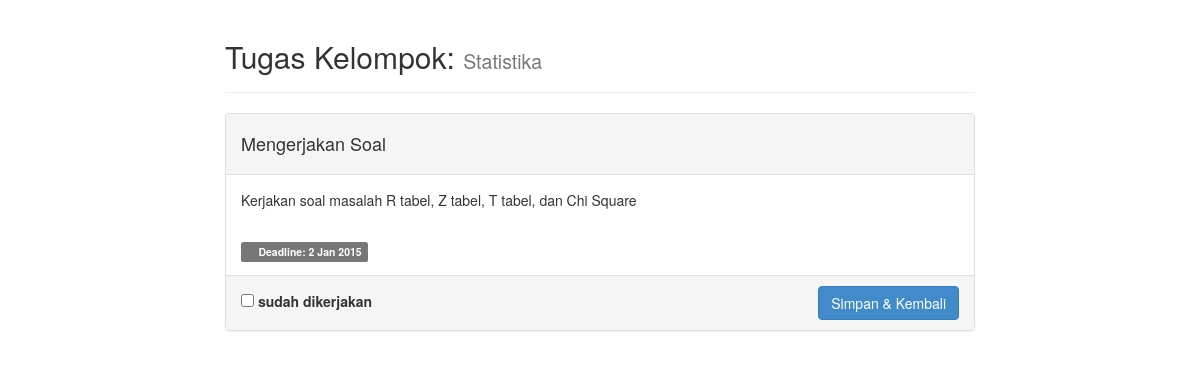
Screenshot of /detail.php?id=6 with the database file from the repository.
### tables this page shows
CREATE TABLE IF NOT EXISTS `tugas` (
`id` int(5) NOT NULL,
  `matakul` varchar(32) DEFAULT NULL,
  `judul` varchar(64) DEFAULT NULL,
  `deskripsi` text,
  `jenis` int(2) DEFAULT '1' COMMENT '1 = individu, 2 = kelompok',
  `deadline` date DEFAULT NULL,
  `selesai` int(2) DEFAULT '0' COMMENT '0 = belum selesai, 1 = selesai'
);

### detail.php (the view, shortened to what this page needs)
<?php
	if(isSet($_GET['id'])){
		$sql = mysqli_query($koneksi, "SELECT * FROM tugas WHERE id='".$_GET['id']."';");
		$tugas = mysqli_fetch_array($sql);
		($tugas['jenis'] == 1) ? $jenis = "Individu" :	$jenis = "Kelompok";
?>
<!DOCTYPE html>
<html lang="id">
<head>
	<link href='aset/css/bootstrap.css' rel='stylesheet' type='text/css' />
</head>
<body>
<div class="container">
	<div class="row">
		<div class="col-md-8">
			<div class="page-header"><h2>Tugas <?php echo $jenis ?>: <small><?php echo $tugas['matakul']; ?></small></h2></div>
			<div class="panel panel-default">
  				<div class="panel-heading"><h4><?php echo $tugas['judul']; ?></h4></div>
  				<div class="panel-body">
   				 <?php echo $tugas['deskripsi']; ?>
  				</div>
  				<div class="panel-body">
  				<b class="label label-default"><span class="glyphicon glyphicon-time"></span> Deadline: <?php echo date("j M Y", strtotime($tugas['deadline'])); ?></b>
  				</div>
  				<div class="panel-footer">
  					<form action="" method="POST">
  					<table width="100%">
  						<tr>
  							<td>
  								<?php if($tugas['selesai'] == 1){ ?>
  									<label><input type="checkbox" name="status" value="1" checked="checked"/> sudah dikerjakan</label>
  								<?php } else { ?>
  									<label><input type="checkbox" name="status" value="1"/> sudah dikerjakan</label>
  								<?php } ?>
  							</td>
  							<td style="text-align:right"><input type="submit" class="btn btn-primary" value="Simpan & Kembali" name="update" title="Simpan perubahan status tugas dan kembali ke manu utama"/></td>
  						</tr>
  					</table>
  					</form>
  				</div>
			</div>
		</div>
	</div>
</div>
</body>
</html>
<?php }
?>

### rows the page displays
tugas: matakul "Statistika", judul "Mengerjakan Soal", deskripsi "Kerjakan soal masalah R tabel, Z tabel, T tabel, dan Chi Square", deadline "2 Jan 2015"

### other values shown
$jenis "Kelompok"
